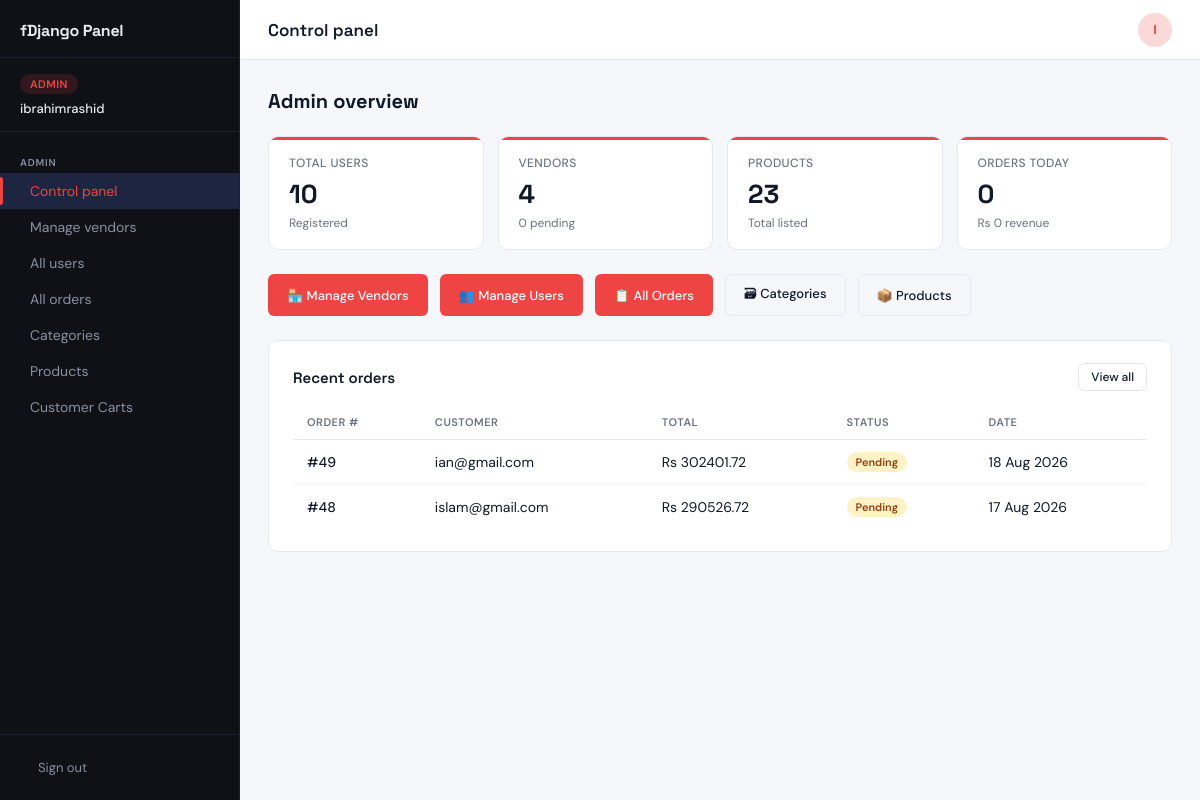
The app's page /panel/admin/ (signed in) with its own data.
### app/models.py (models this page shows, shortened)
class CustomUser(AbstractBaseUser, PermissionsMixin):
    ROLE_CHOICES = [
        ('customer', 'Customer'),
        ('vendor',   'Vendor'),
        ('admin',    'Admin'),
    ]
    VENDOR_STATUS_CHOICES = [
        ('not_vendor', 'Not a Vendor'),
        ('pending', 'Pending Approval'),
        ('approved', 'Approved'),
        ('rejected', 'Rejected'),
        ('suspended', 'Suspended'),
    ]
    email      = models.EmailField(unique=True)
    username   = models.CharField(max_length=150, unique=True)
    first_name = models.CharField(max_length=30, blank=True)
    last_name  = models.CharField(max_length=30, blank=True)
    is_active  = models.BooleanField(default=True)
    is_staff   = models.BooleanField(default=False)
    role        = models.CharField(max_length=20, choices=ROLE_CHOICES, default='customer')
    is_approved = models.BooleanField(default=False)  # admin approves vendors (deprecated, use vendor_status)
    vendor_status = models.CharField(max_length=20, choices=VENDOR_STATUS_CHOICES, default='not_vendor')
    vendor_approved_at = models.DateTimeField(null=True, blank=True)
    vendor_approved_by = models.ForeignKey('self', null=True, blank=True, on_delete=models.SET_NULL, related_name='approved_vendors')
    vendor_rejection_reason = models.TextField(null=True, blank=True)
    vendor_suspended_at = models.DateTimeField(null=True, blank=True)
    objects = CustomUserManager()
    USERNAME_FIELD  = "email"
    REQUIRED_FIELDS = []

class Order(models.Model):
    status_choices = [
        ('pending', 'Pending'),
        ('Done', 'Done'),
        ('Cancelled', 'Cancelled'),
    ]
    user=models.ForeignKey(settings.AUTH_USER_MODEL, on_delete=models.CASCADE)
    first_name=models.CharField(max_length=50)
    last_name=models.CharField(max_length=50)
    email=models.EmailField()
    address=models.CharField(max_length=250)
    city=models.CharField(max_length=100)
    country=models.CharField(max_length=100,null=True,blank=True)
    zip_code=models.CharField(max_length=20)
    phone=models.CharField(max_length=20)
    total_amount=models.DecimalField(max_digits=10, decimal_places=2)
    created_at=models.DateTimeField(auto_now_add=True)
    status=models.CharField(max_length=20, choices=status_choices, default='pending')

### app/views.py (the view)
# urls.py: path('panel/admin/',                                           views.admin_dashboard,      name='admin_dashboard'),
def admin_dashboard(request):
    if not request.user.is_authenticated:
        return redirect('panel_login')
    if request.user.role != 'admin':
        from django.contrib import messages as flash
        flash.error(request, 'You do not have permission to access this resource.')
        return redirect('vendor_dashboard')
    today = timezone.now().date()
    all_vendors = User.objects.filter(role='vendor')
    stats = {
        'total_users':      User.objects.count(),
        'vendor_count':     all_vendors.count(),
        'pending_vendors':  all_vendors.filter(vendor_status='pending').count(),
        'approved_vendors': all_vendors.filter(vendor_status='approved').count(),
        'rejected_vendors': all_vendors.filter(vendor_status='rejected').count(),
        'suspended_vendors':all_vendors.filter(vendor_status='suspended').count(),
        'product_count':    Product.objects.count(),
        'orders_today':     Order.objects.filter(created_at__date=today).count(),
        'revenue_today':    Order.objects.filter(
                                created_at__date=today, status='Done'
                              ).aggregate(t=Sum('total_amount'))['t'] or 0,
    }
    pending_vendors = User.objects.filter(role='vendor', vendor_status='pending').select_related()
    recent_orders   = Order.objects.all().select_related('user').order_by('-created_at')[:10]
    return render(request, 'custom_admin_templates/admin_dashboard.html', {
        'stats':           stats,
        'pending_vendors': pending_vendors,
        'recent_orders':   recent_orders,
    })

### app/views.py (called while the page is built)
def current_site_profile(request):
    site=get_current_site(request)
    site_profile=SiteProfile.objects.get(site=site)
    return {'site_profile': site_profile}

### templates/custom_admin_templates/admin_dashboard.html (shortened to what this page needs)
{% extends 'custom_admin_templates/base.html' %}
{% load static %}
{% block page_title %}Control panel{% endblock %}
{% block content %}
<div class="page-header">
  <h2>Admin overview</h2>
</div>
<div class="stats-grid">
  <div class="stat-card">
    <p class="stat-label">Total users</p>
    <p class="stat-value">{{ stats.total_users|default:'0' }}</p>
    <p class="stat-sub">Registered</p>
  </div>
  <div class="stat-card">
    <p class="stat-label">Vendors</p>
    <p class="stat-value">{{ stats.vendor_count|default:'0' }}</p>
    <p class="stat-sub">{{ stats.pending_vendors|default:'0' }} pending</p>
  </div>
  <div class="stat-card">
    <p class="stat-label">Products</p>
    <p class="stat-value">{{ stats.product_count|default:'0' }}</p>
    <p class="stat-sub">Total listed</p>
  </div>
  <div class="stat-card">
    <p class="stat-label">Orders today</p>
    <p class="stat-value">{{ stats.orders_today|default:'0' }}</p>
    <p class="stat-sub">Rs {{ stats.revenue_today|default:'0' }} revenue</p>
  </div>
</div>
<div style="display:flex; gap:12px; margin-bottom:24px; flex-wrap:wrap;">
  <a href="{% url 'manage_vendors' %}" class="btn btn-primary">🏪 Manage Vendors</a>
  <a href="{% url 'manage_users' %}"   class="btn btn-primary">👥 Manage Users</a>
  <a href="{% url 'all_orders' %}"     class="btn btn-primary">📋 All Orders</a>
  <a href="{% url 'manage_categories' %}" class="btn btn-outline">🗃 Categories</a>
  <a href="{% url 'my_products' %}"    class="btn btn-outline">📦 Products</a>
</div>
<div class="card">
  <div class="page-header" style="margin-bottom:14px;">
    <p class="card-title" style="margin:0;">Recent orders</p>
    <a href="{% url 'all_orders' %}" class="btn btn-outline btn-sm">View all</a>
  </div>
  <div class="table-wrap">
    <table class="data-table">
      <thead>
        <tr>
          <th>Order #</th>
          <th>Customer</th>
          <th>Total</th>
          <th>Status</th>
          <th>Date</th>
        </tr>
      </thead>
      <tbody>
        {% for order in recent_orders %}
        <tr>
          <td style="font-weight:500">#{{ order.pk }}</td>
          <td>{{ order.user.username }}</td>
          <td>Rs {{ order.total_amount }}</td>
          <td>
            {% if order.status == 'Done' %}
              <span class="badge badge-green">Done</span>
            {% elif order.status == 'pending' %}
              <span class="badge badge-amber">Pending</span>
            {% else %}
              <span class="badge badge-red">Cancelled</span>
            {% endif %}
          </td>
          <td>{{ order.created_at|date:"d M Y" }}</td>
        </tr>
        {% empty %}
        <tr>
          <td colspan="5" style="text-align:center; color:var(--text-secondary); padding:28px;">
            No orders yet.
          </td>
        </tr>
        {% endfor %}
      </tbody>
    </table>
  </div>
</div>
{% endblock %}

### templates/custom_admin_templates/base.html (shortened to what this page needs)
{% load static %}
<!DOCTYPE html>
<html lang="en">
<head>
  <link rel="stylesheet" href="{% static 'custom_admin_templates/css/panel.css' %}"/>
</head>
<body class="role-{{ request.user.role|default:'guest' }}">
<aside class="sidebar" id="sidebar">
  <div class="sidebar-header">
    <div class="logo">
      <span class="logo-text">fDjango Panel</span>
    </div>
  </div>
  <div class="role-badge-wrap">
    <div class="role-badge role-badge--{{ request.user.role|default:'guest' }}">
      {% if request.user.role == 'admin' %}Admin
      {% elif request.user.role == 'vendor' %}Vendor
      {% else %}Customer{% endif %}
    </div>
    <p class="sidebar-username">{{ request.user.get_full_name|default:request.user.username }}</p>
  </div>
  <nav class="sidebar-nav" aria-label="Panel navigation">
    {% if request.user.role == 'admin' %}
    <div class="nav-section">
      <span class="nav-label">Admin</span>
      <a href="{% url 'admin_dashboard' %}" class="nav-link {% if request.resolver_match.url_name == 'admin_dashboard' %}active{% endif %}">
         Control panel
      </a>
      <a href="{% url 'manage_vendors' %}" class="nav-link {% if request.resolver_match.url_name == 'manage_vendors' %}active{% endif %}">
         Manage vendors
      </a>
      <a href="{% url 'manage_users' %}" class="nav-link {% if request.resolver_match.url_name == 'manage_users' %}active{% endif %}">
         All users
      </a>
      <a href="{% url 'all_orders' %}" class="nav-link {% if request.resolver_match.url_name == 'all_orders' %}active{% endif %}">
         All orders
      </a>
      <a href="{% url 'manage_categories' %}" class="nav-link ">
         Categories
      </a>
      <a href="{% url 'my_products' %}" class="nav-link {% if request.resolver_match.url_name == 'my_products' %}active{% endif %}">
         Products
      </a>
      <a href="{% url 'view_carts' %}" class="nav-link {% if request.resolver_match.url_name == 'view_carts' %}active{% endif %}">
         Customer Carts
      </a>
    </div>
    {% endif %}
  </nav>
  <div class="sidebar-footer">
    <form method="post" action="{% url 'panel_logout' %}">
      <button type="submit" class="logout-btn">
         Sign out
      </button>
    </form>
  </div>
</aside>
<div class="layout-wrap">
  <header class="topbar">
    <h1 class="page-title">{% block page_title %}Dashboard{% endblock %}</h1>
    <div class="topbar-right">
      <span class="topbar-avatar">{{ request.user.username|first|upper }}</span>
    </div>
  </header>
  <main class="main-content">
    {% block content %}{% endblock %}
  </main>
</div>
</body>
</html>

### records on screen
CustomUser: user.get_full_name "ibrahimrashid", user.username|first "I"
Order: pk "49", user.username "ian@gmail.com", total_amount "302401.72", status "Pending", created_at "18 Aug 2026"
Order: pk "48", user.username "islam@gmail.com", total_amount "290526.72", status "Pending", created_at "17 Aug 2026"

### other values on screen
{{ stats.total_users|default:'0' }} "10"
{{ stats.vendor_count|default:'0' }} "4"
{{ stats.pending_vendors|default:'0' }} "0"
{{ stats.product_count|default:'0' }} "23"
{{ stats.orders_today|default:'0' }} "0"
{{ stats.revenue_today|default:'0' }} "0"
